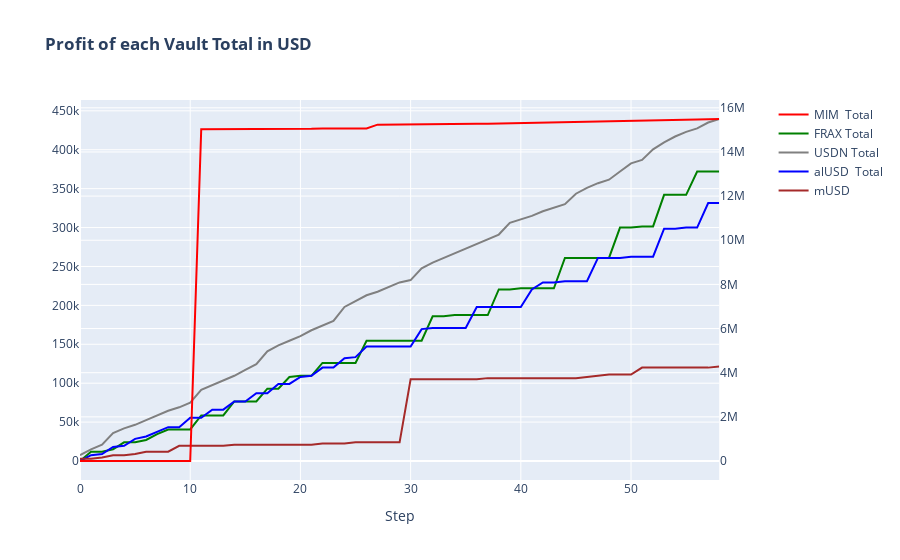

Write notebook code for a chart like this one.
### Code cell
fig = make_subplots(subplot_titles=('' ), specs=[[{"secondary_y": True}]])

fig.add_trace(go.Scatter(x=k, y=profit_fund1, line=dict(color='red'), name='MIM  Total'), secondary_y=True)
#fig.add_trace(go.Scatter(x=k, y=profit1, line=dict(color='red'), name='USDP'), secondary_y=True)
fig.add_trace(go.Scatter(x=k, y=profit_fund2, line=dict(color='green'), name='FRAX Total'), secondary_y=False)
#fig.add_trace(go.Scatter(x=k, y=profit2, line=dict(color='green'), name='USDN'), secondary_y=True)
fig.add_trace(go.Scatter(x=k, y=profit_fund3, line=dict(color='grey'), name='USDN Total'), secondary_y=False)
#fig.add_trace(go.Scatter(x=k, y=profit3, line=dict(color='grey'), name='IronBank'), secondary_y=True)
fig.add_trace(go.Scatter(x=k, y=profit_fund4, line=dict(color='blue'), name='alUSD  Total'), secondary_y=False)
#fig.add_trace(go.Scatter(x=k, y=profit4, line=dict(color='blue'), name='sUSD'), secondary_y=True)
fig.add_trace(go.Scatter(x=k, y=profit_fund5, line=dict(color='brown'), name='mUSD'), secondary_y=False)

fig.update_layout(title_text='<b>Profit of each Vault Total in USD </b>')
fig.update_xaxes(title_text='Step')
fig.show()
